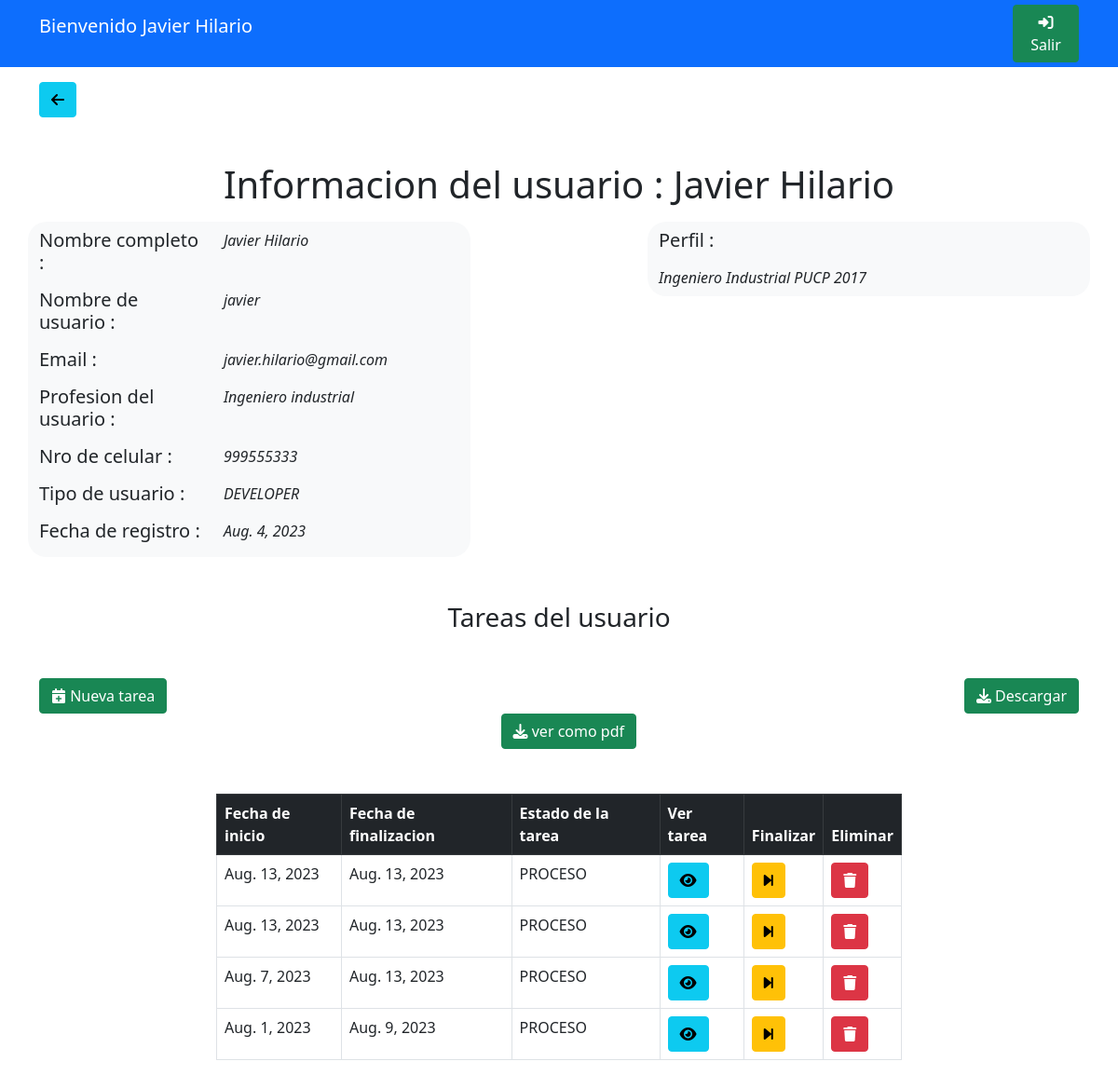
Screenshot of /verUsuario/3 (signed in) with the database file from the repository.
### tareasDjango/models.py (models this page shows)
class datosUsuario(models.Model):
    user = models.OneToOneField(User, on_delete=models.CASCADE, blank=True, null=True)
    tipoUsuario = models.CharField(max_length=16,null=True, blank=True)
    nroCelular = models.CharField(max_length=16,null=True, blank=True)
    profesionUsuario = models.CharField(max_length=32,null=True, blank=True)
    perfilUsuario = models.CharField(max_length=512,null=True, blank=True)
    fechaIngreso = models.DateField(null=True)

class tareasInformacion(models.Model):
    usuarioRelacionado = models.ForeignKey(User, on_delete=models.CASCADE)
    descripcionTarea = models.CharField(max_length=512,null=True, blank=True)
    fechaInicio = models.DateField(null=True)
    fechaFin = models.DateField(null=True)
    estadoTarea = models.CharField(max_length=16,null=True, blank=True)

### tareasDjango/views.py (the view)
# urls.py: path('verUsuario/<str:idUsuario>',views.verUsuario,name='verUsuario'),
def verUsuario(request,idUsuario):
    usuarioInformacion = User.objects.get(id=idUsuario)
    tareasUsuario = tareasInformacion.objects.filter(usuarioRelacionado=usuarioInformacion)
    print(len(tareasUsuario))
    return render(request,'informacionUsuario.html',{
        'usuarioInfo':usuarioInformacion,
        'tareasUsuario':tareasUsuario,
    })

### tareasDjango/templates/informacionUsuario.html (shortened to what this page needs)
{% load static %}
<!DOCTYPE html>
<html>
    <head>
        <link href="https://cdn.jsdelivr.net/npm/bootstrap@5.0.2/dist/css/bootstrap.min.css" rel="stylesheet">
        <link rel="stylesheet" href="https://cdnjs.cloudflare.com/ajax/libs/font-awesome/6.4.0/css/all.min.css" />
    </head>
    <body>
        <div class="bg-primary">
            <div class="container">
                <div class="row justify-content-between align-items-center">
                    <div class="col-4 mt-3 mb-3 text-white">
                        <div class="row">
                            <h5>Bienvenido {{ user.first_name }} {{ user.last_name }}</h5>
                        </div>
                        <div class="row">
                        </div>
                    </div>
                    <div class="col-1">
                        <a class="btn btn-success" href="#"><i class="fa-solid fa-right-to-bracket"></i> Salir</a>
                    </div>
                </div>
            </div>
        </div>
        <div class="container mt-3 mb-3">
            <div>
                <a href="{% url 'tareasDjango:consolaAdministrador' %}" class="btn btn-info"><i class="fa-solid fa-arrow-left"></i></a>
            </div>
        </div>
        <div class="mt-5 text-center mb-3">
            <h1>Informacion del usuario : {{ usuarioInfo.first_name }} {{ usuarioInfo.last_name }}</h1>
        </div>
        <div class="container">
            <div class="row justify-content-between">
                <div class="col-5 bg-light" style="border-radius: 20px;">
                    <div class="row mb-2 mt-2">
                        <div class="col-5">
                            <h5>Nombre completo : </h5>
                        </div>
                        <div class="col-7">
                            <i>{{ usuarioInfo.first_name }} {{ usuarioInfo.last_name }}</i>
                        </div>
                    </div>
                    <div class="row mb-2">
                        <div class="col-5">
                            <h5>Nombre de usuario : </h5>
                        </div>
                        <div class="col-7">
                            <i>{{ usuarioInfo.username }}</i>
                        </div>
                    </div>
                    <div class="row mb-2">
                        <div class="col-5">
                            <h5>Email : </h5>
                        </div>
                        <div class="col-7">
                            <i>{{ usuarioInfo.email }}</i>
                        </div>
                    </div>
                    <div class="row mb-2">
                        <div class="col-5">
                            <h5>Profesion del usuario : </h5>
                        </div>
                        <div class="col-7">
                            <i>{{ usuarioInfo.datosusuario.profesionUsuario }}</i>
                        </div>
                    </div>
                    <div class="row mb-2">
                        <div class="col-5">
                            <h5>Nro de celular : </h5>
                        </div>
                        <div class="col-7">
                            <i>{{ usuarioInfo.datosusuario.nroCelular }}</i>
                        </div>
                    </div>
                    <div class="row mb-2">
                        <div class="col-5">
                            <h5>Tipo de usuario : </h5>
                        </div>
                        <div class="col-7">
                            <i>{{ usuarioInfo.datosusuario.tipoUsuario }}</i>
                        </div>
                    </div>
                    <div class="row mb-2">
                        <div class="col-5">
                            <h5>Fecha de registro : </h5>
                        </div>
                        <div class="col-7">
                            <i>{{ usuarioInfo.datosusuario.fechaIngreso }}</i>
                        </div>
                    </div>
                </div>
                <div class="col-5 bg-light h-100" style="border-radius: 20px;">
                    <div class="row mb-2 mt-2">
                        <div class="col-5">
                            <h5>Perfil : </h5>
                        </div>
                    </div>
                    <div class="row mb-2">
                        <div class="col-12">
                            <i>{{ usuarioInfo.datosusuario.perfilUsuario }}</i>
                        </div>
                    </div>
                </div>
            </div>
        </div>
        <div class="mt-5 text-center mb-3">
            <h3>Tareas del usuario</h3>
        </div>
        <div class="container mt-5">
            <div class="row justify-content-between">
                <div class="col-2 text-start">
                    <button class="btn btn-success" data-bs-toggle="modal" data-bs-target="#nuevaTarea"><i class="fa-solid fa-calendar-plus"></i> Nueva tarea</button>
                </div>
                <div class="col-2 text-end">
                    <a class="btn btn-success" href="{% url 'tareasDjango:descargarReporteUsuarios' %}"><i class="fa-solid fa-download"></i> Descargar</a>
                </div>
            </div>
            <div class="row justify-content-between">
                <div class="col-7 text-end">
                    <a class="btn btn-success" href="#"><i class="fa-solid fa-download"></i> ver como pdf</a>
                </div>
            </div>
        </div>
        <div class="mt-5 container">
            <div class="row justify-content-center">
                <div class="col-8">
                    <table class="table table-bordered">
                        <thead class="table-dark">
                            <th>Fecha de inicio</th>
                            <th>Fecha de finalizacion</th>
                            <th>Estado de la tarea</th>
                            <th>Ver tarea</th>
                            <th>Finalizar</th>
                            <th>Eliminar</th>
                        </thead>
                        <tbody>
                            {% for tareaInfo in tareasUsuario %}
                            <tr>
                                <td>{{ tareaInfo.fechaInicio }}</td>
                                <td>{{ tareaInfo.fechaFin }}</td>
                                <td>{{ tareaInfo.estadoTarea }}</td>
                                <td><button data-bs-toggle="modal" data-bs-target="#detalleTarea" id="{{ tareaInfo.id }}" onclick="cargarInformacionTarea(this.id)" class="btn btn-info"><i class="fa-solid fa-eye"></i></button></td>
                                <td><a class="btn btn-warning" href="#"><i class="fa-solid fa-forward-step"></i></a></td>
                                <td><a class="btn btn-danger" href="#"><i class="fa-solid fa-trash"></i></a></td>
                            </tr>
                            {% endfor %}
                        </tbody>
                    </table>
                </div>
            </div>
        </div>
    </body>
</html>

### rows the page displays
tareasInformacion: fechaInicio "Aug. 13, 2023", fechaFin "Aug. 13, 2023", estadoTarea "PROCESO"
tareasInformacion: fechaInicio "Aug. 13, 2023", fechaFin "Aug. 13, 2023", estadoTarea "PROCESO"
tareasInformacion: fechaInicio "Aug. 7, 2023", fechaFin "Aug. 13, 2023", estadoTarea "PROCESO"
tareasInformacion: fechaInicio "Aug. 1, 2023", fechaFin "Aug. 9, 2023", estadoTarea "PROCESO"

### other values shown
{{ user.first_name }} "Javier"
{{ user.last_name }} "Hilario"
{{ usuarioInfo.first_name }} "Javier"
{{ usuarioInfo.last_name }} "Hilario"
{{ usuarioInfo.username }} "javier"
{{ usuarioInfo.email }} "javier.hilario@gmail.com"
{{ usuarioInfo.datosusuario.profesionUsuario }} "Ingeniero industrial"
{{ usuarioInfo.datosusuario.nroCelular }} "999555333"
{{ usuarioInfo.datosusuario.tipoUsuario }} "DEVELOPER"
{{ usuarioInfo.datosusuario.fechaIngreso }} "Aug. 4, 2023"
{{ usuarioInfo.datosusuario.perfilUsuario }} "Ingeniero Industrial PUCP 2017"
